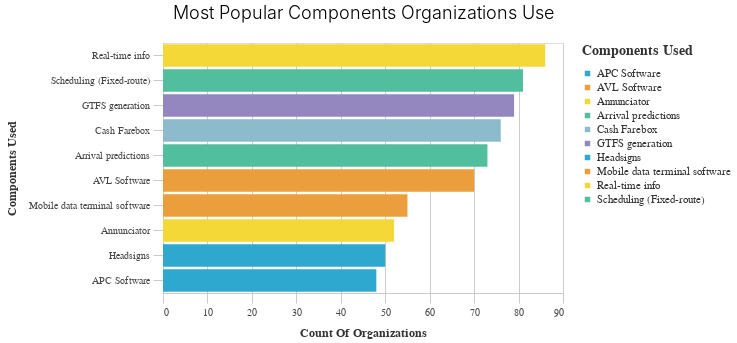

Notebook code for this chart:
### Code cell
utils.basic_bar_chart(
    most_used_comps,
    "Count of Organizations",
    "Components Used",
    "Components Used",
    "Most Popular Components Organizations Use",
)

### Figure 1 — Vega-Lite specification as saved in the notebook (floating-point values rounded to 4 significant figures)
{"config": {"view": {"continuousWidth": 400, "continuousHeight": 300}, "axis": {"domainColor": "#cbcbcb", "grid": true, "gridColor": "#cbcbcb", "gridWidth": 1, "labelColor": "#474747", "labelFont": "Nunito Sans", "labelFontSize": 10, "labelPadding": 4, "tickColor": "#cbcbcb", "tickSize": 10, "titleColor": "#333", "titleFont": "Raleway", "titleFontSize": 12, "titlePadding": 10}, "axisBand": {"grid": false}, "background": "white", "font": "Raleway", "header": {"labelFont": "Nunito Sans", "titleFont": "Raleway"}, "legend": {"labelColor": "#333", "labelFont": "Nunito Sans", "labelFontSize": 11, "labelLimit": 0, "padding": 1, "symbolSize": 30, "symbolType": "square", "titleColor": "#333", "titleFont": "Raleway", "titleFontSize": 14, "titlePadding": 10}, "title": {"anchor": "middle", "font": "Raleway", "fontSize": 18, "fontWeight": 300, "offset": 20}}, "data": {"name": "data-b525cb404c99406a82813312a1a37dbb"}, "mark": "bar", "encoding": {"color": {"field": "Components Used", "legend": {"title": "Components Used"}, "scale": {"range": ["#2EA8CE", "#EB9F3C", "#F4D837", "#51BF9D", "#8CBCCB", "#9487C0"]}, "type": "nominal"}, "x": {"field": "Count of Organizations", "title": "Count Of Organizations", "type": "quantitative"}, "y": {"field": "Components Used", "sort": "-x", "title": "Components Used", "type": "nominal"}}, "height": 250, "title": "Most Popular Components Organizations Use", "width": 400, "$schema": "https://vega.github.io/schema/vega-lite/v4.17.0.json", "datasets": {"data-b525cb404c99406a82813312a1a37dbb": [{"Components Used": "Real-time info", "Count of Organizations": 86}, {"Components Used": "Scheduling (Fixed-route)", "Count of Organizations": 81}, {"Components Used": "GTFS generation", "Count of Organizations": 79}, {"Components Used": "Cash Farebox", "Count of Organizations": 76}, {"Components Used": "Arrival predictions", "Count of Organizations": 73}, {"Components Used": "AVL Software", "Count of Organizations": 70}, {"Components Used": "Mobile data terminal software", "Count of Organizations": 55}, {"Components Used": "Annunciator", "Count of Organizations": 52}, {"Components Used": "Headsigns", "Count of Organizations": 50}, {"Components Used": "APC Software", "Count of Organizations": 48}]}}
